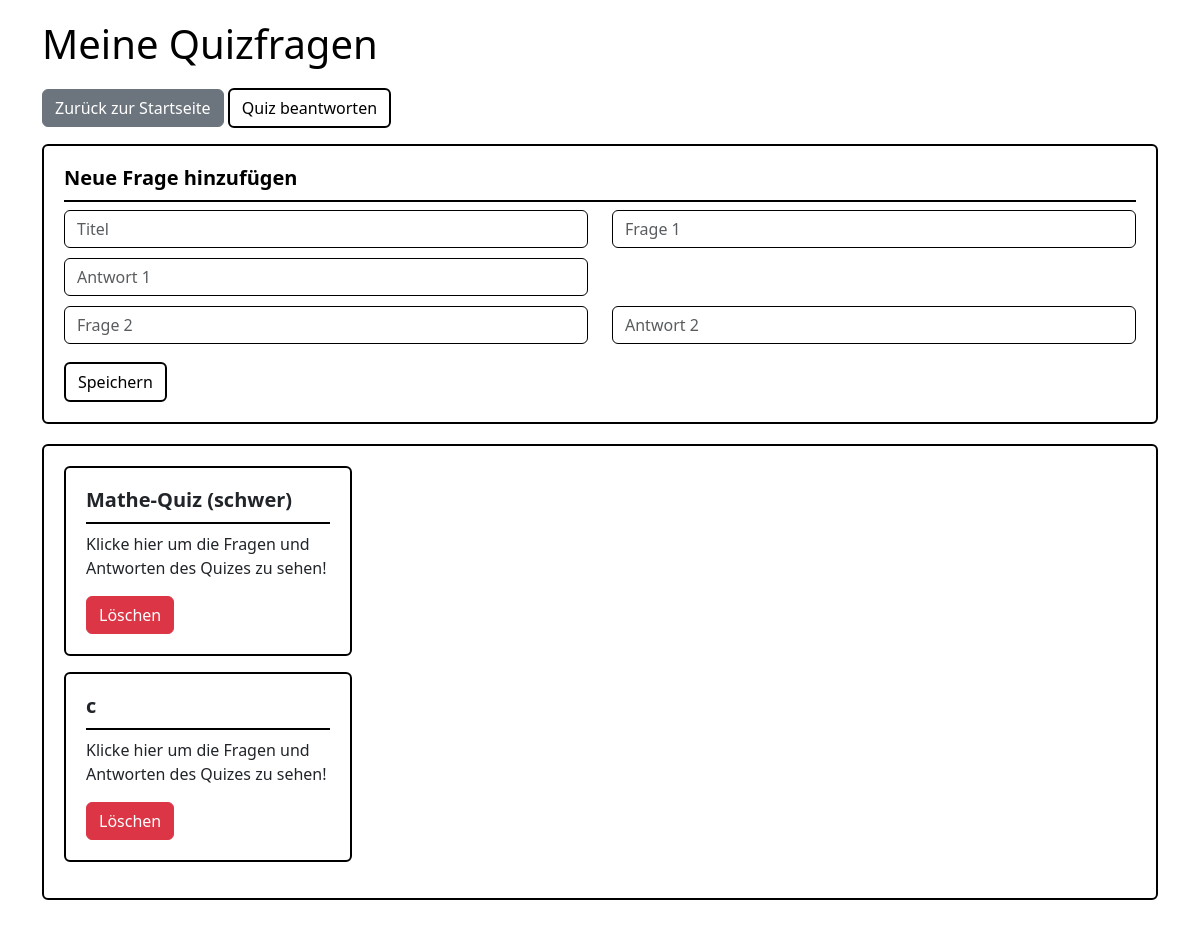
Page /lehrer on the earlier database version.
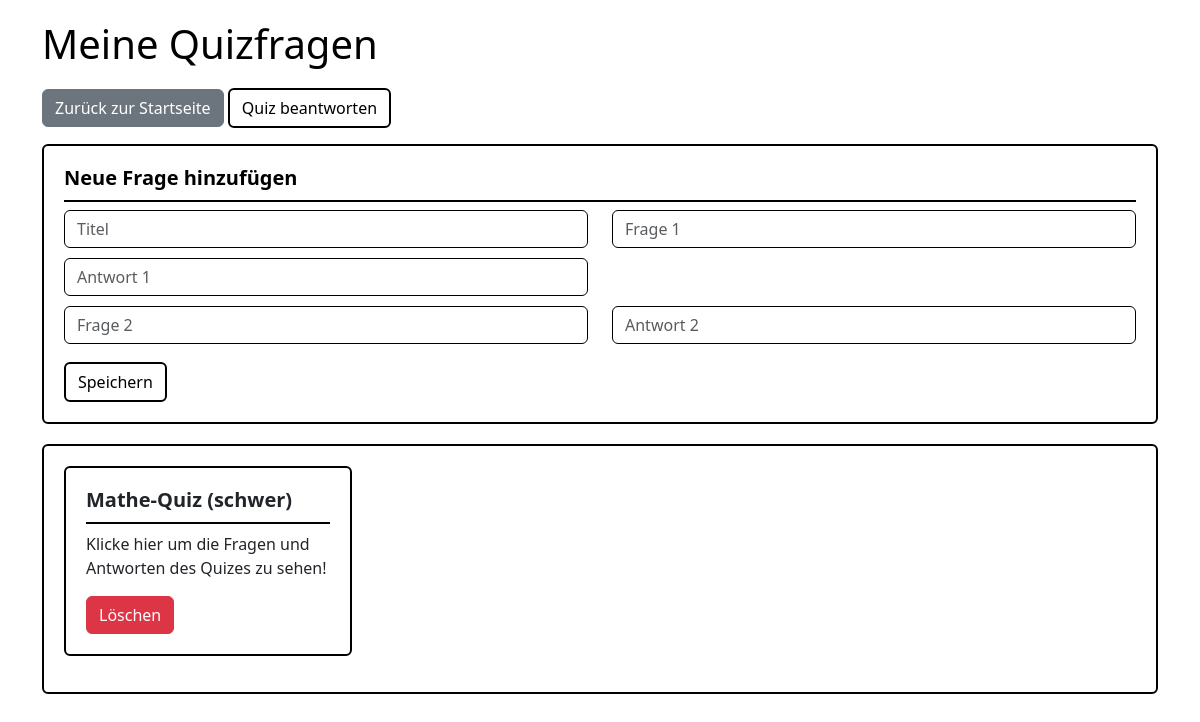
Same page on the later database version.
### tables this page shows
CREATE TABLE text_quiz (
    Id INTEGER PRIMARY KEY AUTOINCREMENT,
    quiz_titel TEXT,
    frage1 TEXT,
    antwort1 TEXT,
    frage2 TEXT,
    antwort2 TEXT
);

### app.py (the view)
@app.route('/lehrer')
def index():
    conn = get_db_connection()
    text_quiz = conn.execute('SELECT * FROM text_quiz').fetchall()
    conn.close()
    return render_template('index.html', text_quiz=text_quiz)

### app.py (called while the page is built)
def get_db_connection():
    conn = sqlite3.connect('database.db')
    conn.row_factory = sqlite3.Row
    return conn

### templates/index.html (shortened to what this page needs)
<!DOCTYPE html>
<html lang="de">
<head>
    <link href="https://cdn.jsdelivr.net/npm/bootstrap@5.3.8/dist/css/bootstrap.min.css" rel="stylesheet">
    <link rel="stylesheet" href="{{ url_for('static', filename='style2/style.css') }}">
</head>
<body>
    <div class="container">
        <h1>Meine Quizfragen</h1>
        <a href="{{ url_for('start') }}" class="btn btn-secondary mb-3">Zurück zur Startseite</a>
        <a href="{{ url_for('quiz') }}" class="btn btn-warning mb-3">Quiz beantworten</a>
        <div class="card">
            <div class="card-body">
                <h5>Neue Frage hinzufügen</h5>
                <form action="{{ url_for('add_post') }}" method="POST">
                    <div class="row">
                        <div class="col-md-6">
                            <input type="text" name="quiz_titel" class="form-control" placeholder="Titel" required>
                        </div>
                        <div class="col-md-6">
                            <input type="text" name="frage1" class="form-control" placeholder="Frage 1" required>
                        </div>
                        <div class="col-md-6">
                            <input type="text" name="antwort1" class="form-control" placeholder="Antwort 1" required>
                        </div>
                    </div>
                    <div class="row">
                        <div class="col-md-6">
                            <input type="text" name="frage2" class="form-control" placeholder="Frage 2" required>
                        </div>
                        <div class="col-md-6">
                            <input type="text" name="antwort2" class="form-control" placeholder="Antwort 2" required>
                        </div>
                    </div>
                    <button type="submit" class="btn btn-warning mt-2">Speichern</button>
                </form>
            </div>
        </div>
        <div class="card">
            <div class="card-body">
                {% if text_quiz|length == 0 %}
                    <p>Noch keine Fragen vorhanden.</p>
                {% else %}
                    {% for quiz in text_quiz %}
                    <div class="card mb-3" style="width: 18rem;">
                        <div class="card-body">
                            <h5 class="card-title">{{ quiz['quiz_titel'] }}</h5>
                            <p class="card-text">Klicke hier um die Fragen und Antworten des Quizes zu sehen!</p>
                            <form action="{{ url_for('delete_post', id=quiz['Id']) }}" method="POST" style="display:inline;">
                                <button type="submit" class="btn btn-danger" >Löschen</button>
                            </form>
                        </div>
                    </div>
                    {% endfor %}
                {% endif %}
            </div>
        </div>
    </div>
</body>
</html>

### static/style2/style.css (style rules this page uses)
body { background-color: #ffffff; padding: 20px; }
h1 { color: #000; margin-bottom: 20px; }
.card { background-color: #fff; border: 2px solid #000; margin-bottom: 20px; }
.card-body { padding: 20px; }
h5 { color: #000; border-bottom: 2px solid #000; padding-bottom: 10px; font-weight: bold; }
.form-control { margin-bottom: 10px; border: 1px solid #000; }
.btn-warning { background-color: #fff; border: 2px solid #000; color: #000; }

Differences in the rows shown:
removed text_quiz: quiz_titel "c"
